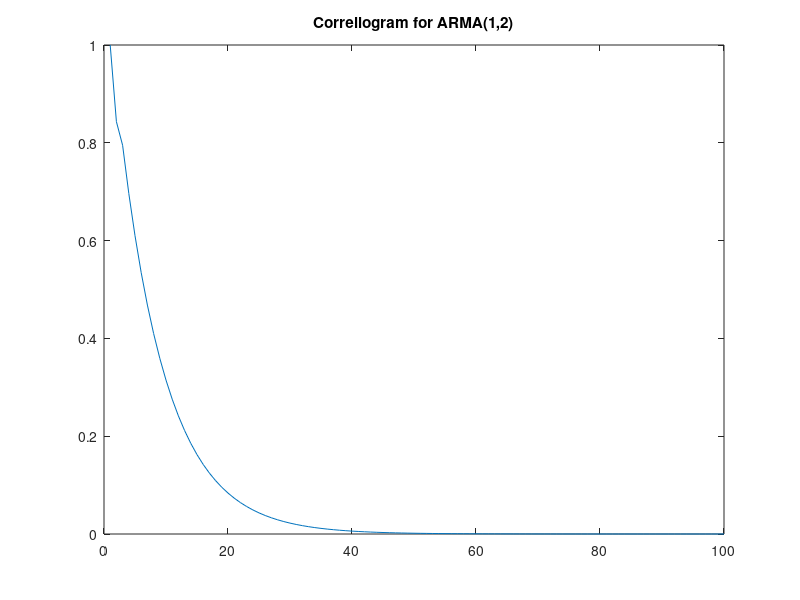

MATLAB code to generate this figure:
function ARMA12
n = 100;
phi1 = 0.876;
theta1 = 0.98;
theta2 = -0.675;
sigma = 1.0;
for i = 1:n
x(i)=i
end
g = ((1+(theta1*theta1)+(theta2*theta2)+(2*phi1*theta1)+(2*theta1*theta2*phi1)+(2*phi1*phi1*theta2))*sigma)/(1-((phi1*phi1)));
p(1) = 1;
p(2) = phi1 + (((theta1+(theta1*theta2)+(theta2*phi1))*sigma)/g);
p(3) = (phi1*p(1))+((theta2*sigma)/g);
for j = 4:n
    p(j) = phi1*p(j-1);
end
plot(x,p);
title('Correllogram for ARMA(1,2)');
end